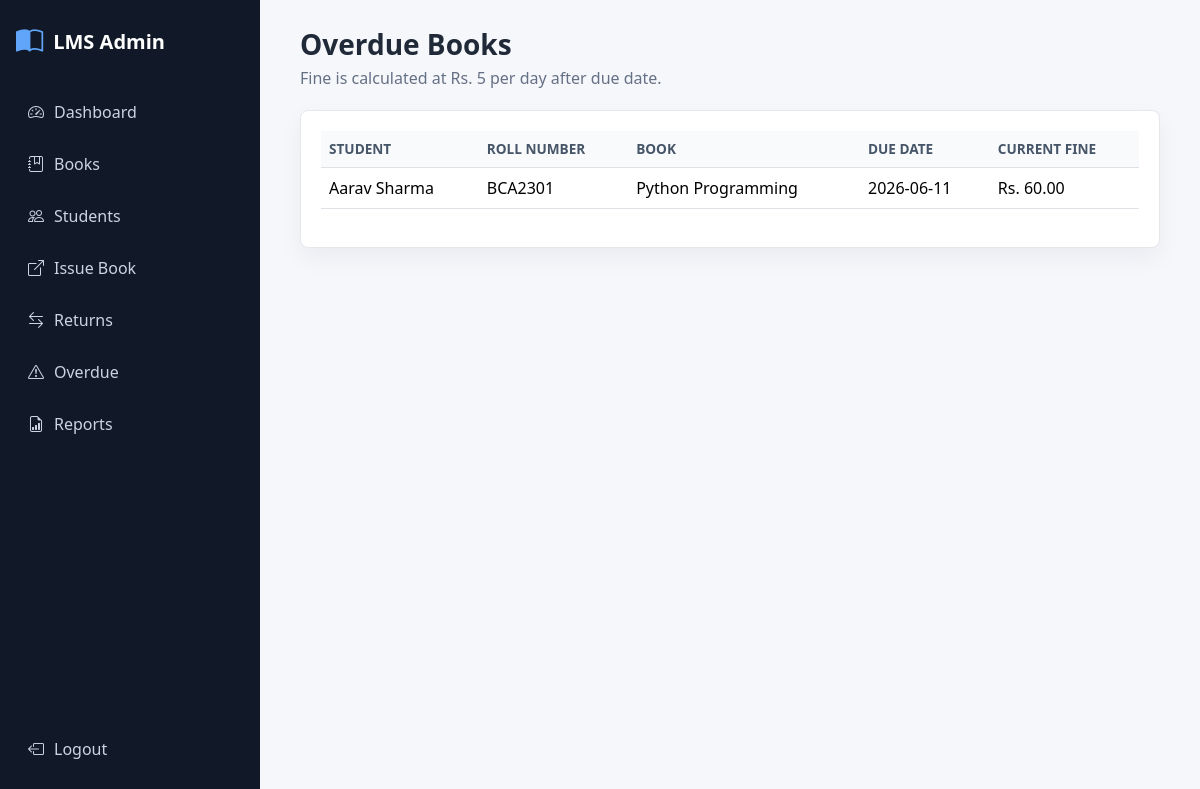
The app's page /issues/overdue (signed in) with its own data.
### models.py (models this page shows, shortened)
class BookIssue(db.Model):
    __tablename__ = "book_issues"
    id = db.Column(db.Integer, primary_key=True)
    student_id = db.Column(db.Integer, db.ForeignKey("students.id"), nullable=False)
    book_id = db.Column(db.Integer, db.ForeignKey("books.id"), nullable=False)
    issue_date = db.Column(db.Date, nullable=False, default=date.today)
    due_date = db.Column(db.Date, nullable=False)
    return_date = db.Column(db.Date, nullable=True)
    fine = db.Column(db.Float, nullable=False, default=0)
    student = db.relationship("Student", back_populates="issues")
    book = db.relationship("Book", back_populates="issues")
    def calculate_fine(self, as_of=None):
        check_date = as_of or self.return_date or date.today()
        overdue_days = (check_date - self.due_date).days
        return max(overdue_days, 0) * 5

class Student(db.Model):
    __tablename__ = "students"
    id = db.Column(db.Integer, primary_key=True)
    name = db.Column(db.String(120), nullable=False)
    roll_number = db.Column(db.String(40), unique=True, nullable=False)
    course = db.Column(db.String(80), nullable=False)
    email = db.Column(db.String(120), unique=True, nullable=False)
    phone = db.Column(db.String(20), nullable=False)
    issues = db.relationship("BookIssue", back_populates="student", cascade="all, delete-orphan")

class Book(db.Model):
    __tablename__ = "books"
    id = db.Column(db.Integer, primary_key=True)
    title = db.Column(db.String(160), nullable=False)
    author = db.Column(db.String(120), nullable=False)
    category = db.Column(db.String(80), nullable=False)
    isbn = db.Column(db.String(40), unique=True, nullable=False)
    quantity = db.Column(db.Integer, nullable=False, default=1)
    available_quantity = db.Column(db.Integer, nullable=False, default=1)
    publication_year = db.Column(db.Integer, nullable=False)
    issues = db.relationship("BookIssue", back_populates="book", cascade="all, delete-orphan")

### routes/issues.py (the view)
@issues_bp.route("/overdue")
@login_required
def overdue():
    overdue_issues = BookIssue.query.filter(
        BookIssue.return_date.is_(None),
        BookIssue.due_date < date.today(),
    ).order_by(BookIssue.due_date).all()
    return render_template("issues/overdue.html", overdue_issues=overdue_issues)

### app.py (called while the page is built)
@login_manager.user_loader
def load_user(user_id):
    return Admin.query.get(int(user_id))

### templates/issues/overdue.html (shortened to what this page needs)
{% extends "base.html" %}
{% block content %}
<div class="page-header">
    <div><h1>Overdue Books</h1><p>Fine is calculated at Rs. 5 per day after due date.</p></div>
</div>
<section class="panel">
    <div class="table-responsive">
        <table class="table align-middle sortable">
            <thead><tr><th>Student</th><th>Roll Number</th><th>Book</th><th>Due Date</th><th>Current Fine</th></tr></thead>
            <tbody>
            {% for issue in overdue_issues %}
            <tr><td>{{ issue.student.name }}</td><td>{{ issue.student.roll_number }}</td><td>{{ issue.book.title }}</td><td>{{ issue.due_date }}</td><td>Rs. {{ '%.2f'|format(issue.calculate_fine()) }}</td></tr>
            {% else %}
            <tr><td colspan="5" class="text-center text-muted">No overdue books.</td></tr>
            {% endfor %}
            </tbody>
        </table>
    </div>
</section>
{% endblock %}

### static/css/style.css (style rules this page uses)
:root { --bg: #f5f7fb; --ink: #1f2937; --muted: #667085; --sidebar: #111827; --primary: #2563eb; --border: #e5e7eb; }
* { box-sizing: border-box; }
body { background: var(--bg); color: var(--ink); font-family: "Segoe UI", system-ui, -apple-system, sans-serif; }
.page-header { align-items: center; display: flex; gap: 16px; justify-content: space-between; margin-bottom: 20px; }
.page-header h1 { font-size: 1.75rem; font-weight: 750; margin: 0; }
.page-header p { color: var(--muted); margin: 4px 0 0; }
.panel, .stat-card, .login-card { background: #fff; border: 1px solid var(--border); border-radius: 8px; box-shadow: 0 10px 24px rgba(15, 23, 42, 0.05); }
.panel { padding: 20px; }
.table { margin-bottom: 18px; }
.table thead th { background: #f8fafc; color: #475569; cursor: pointer; font-size: 0.85rem; text-transform: uppercase; }

### records on screen
BookIssue: student.name "Aarav Sharma", student.roll_number "BCA2301", book "Python Programming", due_date "2026-06-11", calculate_fine "60.00"
